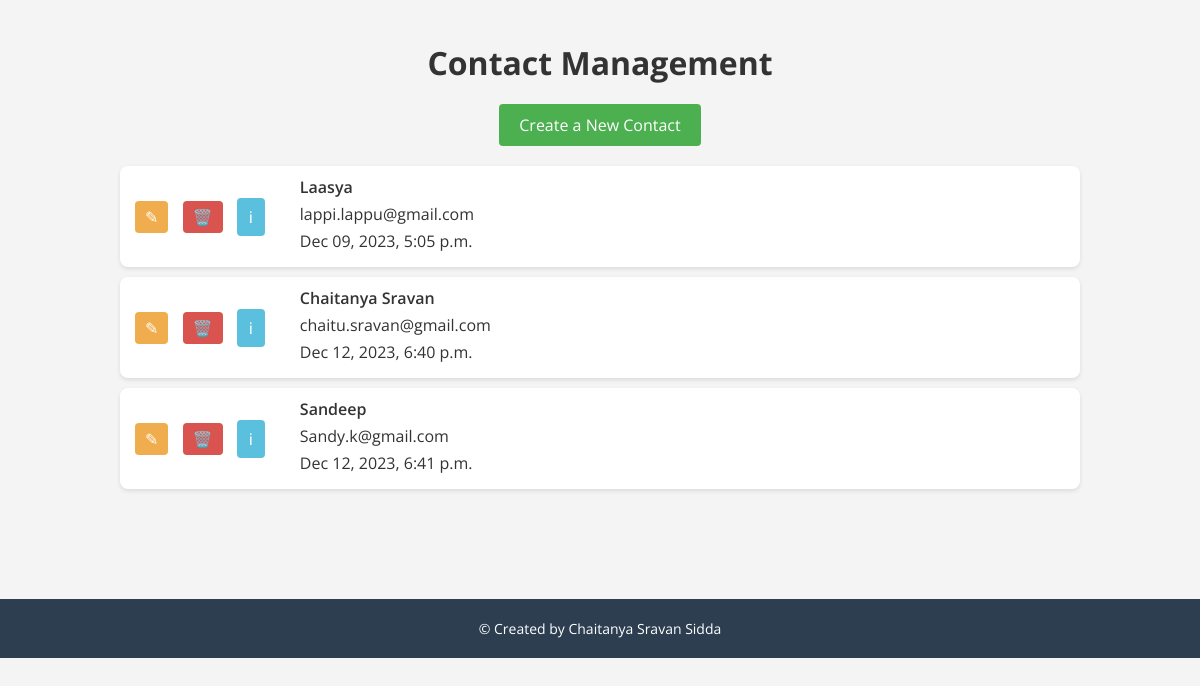
Page /contact/ on the committed database.
### contacts/models.py (models this page shows, shortened)
class Contact(models.Model):
    Name = models.CharField(max_length=100, unique=True)  # Ensure name is unique
    Email = models.EmailField(unique=True)  # Ensure email is unique
    Notes = models.TextField()
    created_time = models.DateTimeField(default=timezone.now)

### contacts/views.py (the view)
# urls.py: path('contact/', views.ContactListView.as_view(), name='contact_list'),
class ContactListView(ListView):
    model = Contact
    template_name = 'contacts/contact_list.html'
    context_object_name = 'contacts'

### contacts/templates/contacts/contact_list.html (shortened to what this page needs)
{% load static %}
<!DOCTYPE html>
<html>
<head>
    <link rel="stylesheet" type="text/css" href="{% static 'contacts/styles.css' %}">
</head>
<body>
  <div class="container">
    <h1>Contact Management</h1>
    <a href="{% url 'contact_create' %}" class="create-contact-btn">Create a New Contact</a>
    {% for contact in contacts %}
        <div class="contact-entry">
            <div class="contact-actions">
                <a href="{% url 'contact_update' contact.id %}" class="button updates">&#x270E;</a>
                <a href="{% url 'contact_delete' contact.id %}" class="button deletes">🗑️</a>
                <a href="{% url 'contact_detail' contact.id %}" class="button view">&#8505;</a>
            </div>
            <div class="contact-info">
                <span class="contact-name">{{ contact.Name }}</span>
                <span class="contact-email">{{ contact.Email }}</span>
                <span class="contact-created">{{ contact.created_time|date:"M d, Y, P"}}</span>
            </div>
        </div>
    {% endfor %}
  </div>
<footer>
    <div class="footer-container">
        <p>&#169; Created by Chaitanya Sravan Sidda</p>
    </div>
</footer>
</body>
</html>

### contacts/static/contacts/styles.css (style rules this page uses)
body { font-family: Arial, sans-serif; background-color: #f4f4f4; text-align: center; margin: 0; padding: 20px; }
h1 { color: blue; }
footer { background-color: #2c3e50; color: #fff; text-align: center; padding: 20px 0; font-size: 14px; }
.footer-container { max-width: 1160px; margin: auto; padding: 0 15px; }
.footer-container p { margin: 0; }
.contact-entry { display: flex; align-items: center; justify-content: flex-start; padding: 10px; background-color: #fff; margin-bottom: 10px; }
.contact-actions { margin-right: 20px; }
.create-contact-btn { background-color: #4CAF50; color: white; padding: 10px 20px; border-radius: 4px; text-decoration: none; display: inline-block; margin-bottom: 20px; cursor: pointer; }
.button { display: inline-block; padding: 5px 10px; margin: 5px; background-color: #007bff; color: white; text-decoration: none; border-radius: 5px; text-align: center; transition: background-color 0.3s; }
.button.updates { background-color: #28a745; color: white; padding: 5px 10px; border: none; border-radius: 4px; cursor: pointer; text-decoration: none; display: inline-block; margin: 5px; transition: background-color 0.3s; }
.button.deletes { background-color: #dc3545; color: white; padding: 5px 10px; border: none; border-radius: 4px; cursor: pointer; text-decoration: none; display: inline-block; margin: 5px; transition: background-color 0.3s; }
.contact-info { display: flex; flex-grow: 1; justify-content: space-between; text-align: left; }
.contact-name, .contact-email, .contact-created { margin-right: 20px; }

### contacts/templates/contacts/contact_list.html (style rules this page uses)
body { font-family: 'Open Sans', sans-serif; margin: 0; padding: 0; background-color: #f4f4f4; color: #333; }
.container { width: 80%; margin: auto; padding: 20px; margin-bottom: 80px; }
h1 { color: #333; text-align: center; margin-bottom: 20px; }
.contact-entry { background-color: #fff; padding: 10px; margin-bottom: 10px; border-radius: 8px; box-shadow: 0 2px 4px rgba(0, 0, 0, 0.1); display: flex; justify-content: space-between; align-items: center; }
.contact-actions a { text-decoration: none; color: white; padding: 8px 12px; border-radius: 4px; margin-right: 5px; }
.button.updates { background-color: #f0ad4e; }
.button.deletes { background-color: #d9534f; }
.button.view { background-color: #5bc0de; }
.contact-info { flex-grow: 1; padding-left: 10px; display: flex; flex-direction: column; align-items: flex-start; }
.contact-name { font-weight: 600; margin-bottom: 5px; }
.contact-email, .contact-created { margin-bottom: 5px; }
footer { background-color: #2c3e50; color: #fff; text-align: center; padding: 20px 0; font-size: 14px; bottom: 0; width: 100%; }
.footer-container { max-width: 1160px; margin: auto; padding: 0 15px; }
.footer-container p { margin: 0; }

### rows in the picture
Contact: Name "Laasya", Email "lappi.lappu@gmail.com", created_time "Dec 09, 2023, 5:05 p.m."
Contact: Name "Chaitanya Sravan", Email "chaitu.sravan@gmail.com", created_time "Dec 12, 2023, 6:40 p.m."
Contact: Name "Sandeep", Email "Sandy.k@gmail.com", created_time "Dec 12, 2023, 6:41 p.m."
